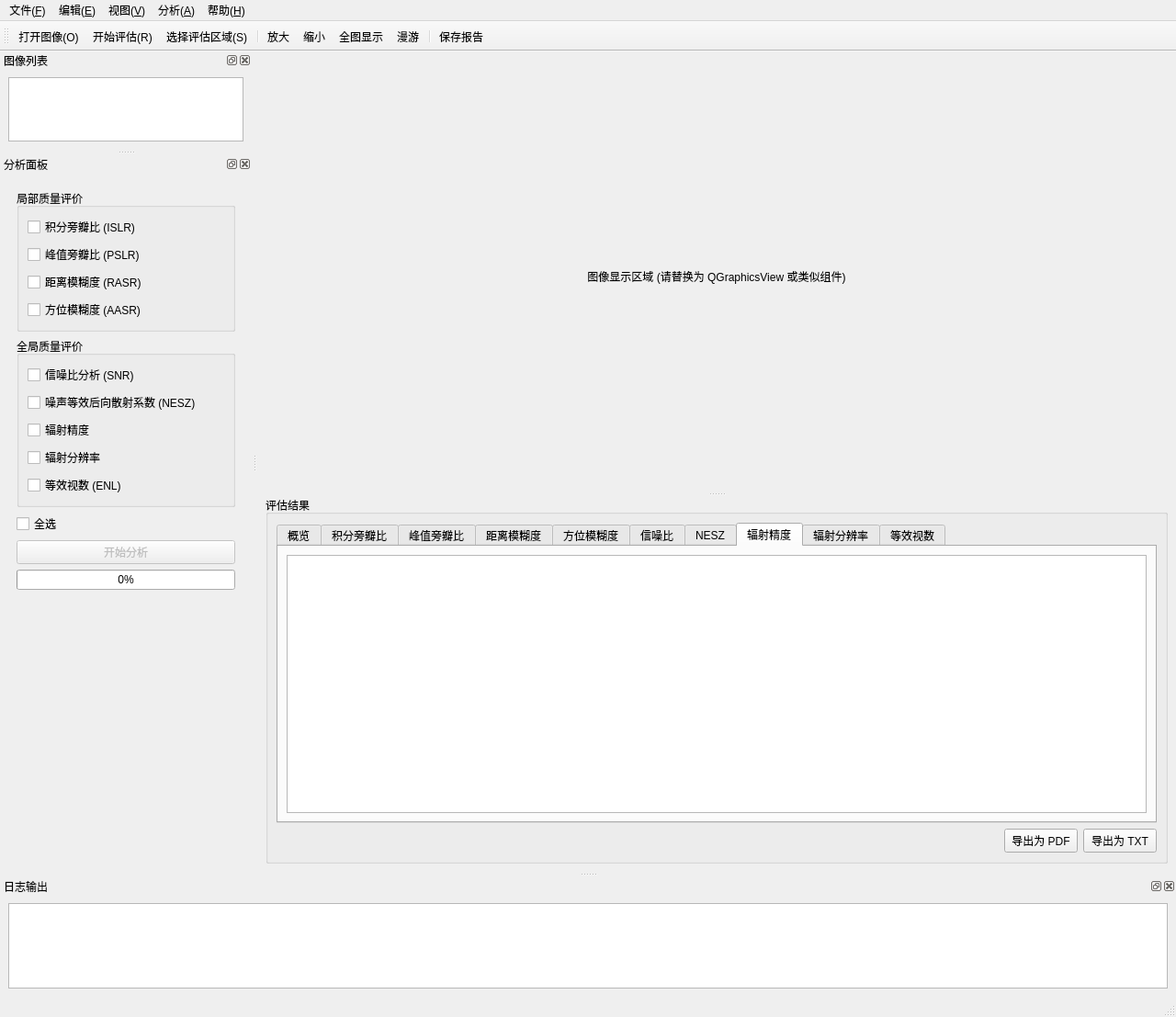
<?xml version="1.0" encoding="UTF-8"?>
<ui version="4.0">
 <class>MainWindow</class>
 <widget class="QMainWindow" name="MainWindow">
  <property name="geometry">
   <rect>
    <x>0</x>
    <y>0</y>
    <width>1280</width>
    <height>1107</height>
   </rect>
  </property>
  <property name="maximumSize">
   <size>
    <width>16777215</width>
    <height>16777215</height>
   </size>
  </property>
  <property name="windowTitle">
   <string>SAR图像质量评估工具</string>
  </property>
  <widget class="QWidget" name="centralwidget">
   <layout class="QHBoxLayout" name="horizontalLayout_centralwidget">
    <item>
     <widget class="QSplitter" name="splitter_main">
      <property name="orientation">
       <enum>Qt::Orientation::Vertical</enum>
      </property>
      <widget class="QWidget" name="imageDisplayWidgetPlaceholder" native="true">
       <property name="sizePolicy">
        <sizepolicy hsizetype="Expanding" vsizetype="Expanding">
         <horstretch>0</horstretch>
         <verstretch>3</verstretch>
        </sizepolicy>
       </property>
       <layout class="QVBoxLayout" name="verticalLayout_image_display">
        <item>
         <widget class="QLabel" name="imageDisplayLabel">
          <property name="acceptDrops">
           <bool>true</bool>
          </property>
          <property name="text">
           <string>图像显示区域 (请替换为 QGraphicsView 或类似组件)</string>
          </property>
          <property name="alignment">
           <set>Qt::AlignmentFlag::AlignCenter</set>
          </property>
         </widget>
        </item>
       </layout>
      </widget>
      <widget class="QGroupBox" name="groupBox_results">
       <property name="sizePolicy">
        <sizepolicy hsizetype="MinimumExpanding" vsizetype="MinimumExpanding">
         <horstretch>0</horstretch>
         <verstretch>1</verstretch>
        </sizepolicy>
       </property>
       <property name="maximumSize">
        <size>
         <width>16777215</width>
         <height>400</height>
        </size>
       </property>
       <property name="title">
        <string>评估结果</string>
       </property>
       <layout class="QVBoxLayout" name="verticalLayout_results">
        <item>
         <widget class="QTabWidget" name="resultsTabWidget">
          <property name="currentIndex">
           <number>7</number>
          </property>
          <widget class="QWidget" name="tabOverview">
           <attribute name="title">
            <string>概览</string>
           </attribute>
           <layout class="QVBoxLayout" name="verticalLayout_overview">
            <item>
             <widget class="QTextEdit" name="overviewResultsTextEdit">
              <property name="readOnly">
               <bool>true</bool>
              </property>
             </widget>
            </item>
           </layout>
          </widget>
          <widget class="QWidget" name="tabISLR">
           <attribute name="title">
            <string>积分旁瓣比</string>
           </attribute>
           <layout class="QVBoxLayout" name="verticalLayout_ISLR">
            <item>
             <widget class="QTextEdit" name="ISLRResultsTextEdit">
              <property name="readOnly">
               <bool>true</bool>
              </property>
             </widget>
            </item>
           </layout>
          </widget>
          <widget class="QWidget" name="tabPSLR">
           <attribute name="title">
            <string>峰值旁瓣比</string>
           </attribute>
           <layout class="QVBoxLayout" name="verticalLayout_PSLR">
            <item>
             <widget class="QTextEdit" name="PSLRResultsTextEdit">
              <property name="readOnly">
               <bool>true</bool>
              </property>
             </widget>
            </item>
           </layout>
          </widget>
          <widget class="QWidget" name="tabRASR">
           <attribute name="title">
            <string>距离模糊度</string>
           </attribute>
           <layout class="QVBoxLayout" name="verticalLayout_RASR">
            <item>
             <widget class="QTextEdit" name="RASRResultsTextEdit">
              <property name="readOnly">
               <bool>true</bool>
              </property>
             </widget>
            </item>
           </layout>
          </widget>
          <widget class="QWidget" name="tabAASR">
           <attribute name="title">
            <string>方位模糊度</string>
           </attribute>
           <layout class="QVBoxLayout" name="verticalLayout_AASR">
            <item>
             <widget class="QTextEdit" name="AASRResultsTextEdit">
              <property name="readOnly">
               <bool>true</bool>
              </property>
             </widget>
            </item>
           </layout>
          </widget>
          <widget class="QWidget" name="tabSNR">
           <attribute name="title">
            <string>信噪比</string>
           </attribute>
           <layout class="QVBoxLayout" name="verticalLayout_SNR">
            <item>
             <widget class="QTextEdit" name="SNRResultsTextEdit">
              <property name="readOnly">
               <bool>true</bool>
              </property>
             </widget>
            </item>
           </layout>
          </widget>
          <widget class="QWidget" name="tabNESZ">
           <attribute name="title">
            <string>NESZ</string>
           </attribute>
           <layout class="QVBoxLayout" name="verticalLayout_NESZ">
            <item>
             <widget class="QTextEdit" name="NESZResultsTextEdit">
              <property name="readOnly">
               <bool>true</bool>
              </property>
             </widget>
            </item>
           </layout>
          </widget>
          <widget class="QWidget" name="tabRadAccuracy">
           <attribute name="title">
            <string>辐射精度</string>
           </attribute>
           <layout class="QVBoxLayout" name="verticalLayout_RadAccuracy">
            <item>
             <widget class="QTextEdit" name="RadAccuracyResultsTextEdit">
              <property name="readOnly">
               <bool>true</bool>
              </property>
             </widget>
            </item>
           </layout>
          </widget>
          <widget class="QWidget" name="tabRadResolution">
           <attribute name="title">
            <string>辐射分辨率</string>
           </attribute>
           <layout class="QVBoxLayout" name="verticalLayout_RadResolution">
            <item>
             <widget class="QTextEdit" name="RadResolutionResultsTextEdit">
              <property name="readOnly">
               <bool>true</bool>
              </property>
             </widget>
            </item>
           </layout>
          </widget>
          <widget class="QWidget" name="tabENL">
           <attribute name="title">
            <string>等效视数</string>
           </attribute>
           <layout class="QVBoxLayout" name="verticalLayout_ENL">
            <item>
             <widget class="QTextEdit" name="ENLResultsTextEdit">
              <property name="readOnly">
               <bool>true</bool>
              </property>
             </widget>
            </item>
           </layout>
          </widget>
         </widget>
        </item>
        <item>
         <layout class="QHBoxLayout" name="horizontalLayout_export_buttons">
          <item>
           <spacer name="horizontalSpacer_export">
            <property name="orientation">
             <enum>Qt::Orientation::Horizontal</enum>
            </property>
            <property name="sizeHint" stdset="0">
             <size>
              <width>40</width>
              <height>20</height>
             </size>
            </property>
           </spacer>
          </item>
          <item>
           <widget class="QPushButton" name="pushButton_exportPDF">
            <property name="text">
             <string>导出为 PDF</string>
            </property>
           </widget>
          </item>
          <item>
           <widget class="QPushButton" name="pushButton_exportTXT">
            <property name="text">
             <string>导出为 TXT</string>
            </property>
           </widget>
          </item>
         </layout>
        </item>
       </layout>
      </widget>
     </widget>
    </item>
   </layout>
  </widget>
  <widget class="QMenuBar" name="menuBar">
   <property name="geometry">
    <rect>
     <x>0</x>
     <y>0</y>
     <width>1280</width>
     <height>29</height>
    </rect>
   </property>
   <widget class="QMenu" name="menuFile">
    <property name="title">
     <string>文件(&amp;F)</string>
    </property>
    <addaction name="actionOpenImage"/>
    <addaction name="actionCloseImage"/>
    <addaction name="separator"/>
    <addaction name="actionExportPDF"/>
    <addaction name="actionExportTXT"/>
    <addaction name="separator"/>
    <addaction name="actionExit"/>
   </widget>
   <widget class="QMenu" name="menuEdit">
    <property name="title">
     <string>编辑(&amp;E)</string>
    </property>
    <addaction name="actionUndo"/>
   </widget>
   <widget class="QMenu" name="menuView">
    <property name="title">
     <string>视图(&amp;V)</string>
    </property>
    <addaction name="actionToggleToolBar"/>
    <addaction name="actionToggleStatusBar"/>
    <addaction name="actionToggleLogWindow"/>
    <addaction name="actionToggleImageList"/>
    <addaction name="separator"/>
    <addaction name="actionZoomIn"/>
    <addaction name="actionZoomOut"/>
    <addaction name="actionFitToWindow"/>
    <addaction name="actionPan"/>
    <addaction name="separator"/>
    <addaction name="actionFullScreen"/>
   </widget>
   <widget class="QMenu" name="menuAnalysis">
    <property name="title">
     <string>分析(&amp;A)</string>
    </property>
    <addaction name="actionStartAssessment"/>
    <addaction name="actionSelectAssessmentRegion"/>
    <addaction name="separator"/>
    <addaction name="actionISLR"/>
    <addaction name="actionPSLR"/>
    <addaction name="actionRangeResolution"/>
    <addaction name="actionAzimuthResolution"/>
    <addaction name="separator"/>
    <addaction name="actionNESZ"/>
    <addaction name="actionRadiometricResolution"/>
    <addaction name="actionENL"/>
   </widget>
   <widget class="QMenu" name="menuHelp">
    <property name="title">
     <string>帮助(&amp;H)</string>
    </property>
    <addaction name="actionViewHelp"/>
    <addaction name="actionAbout"/>
   </widget>
   <addaction name="menuFile"/>
   <addaction name="menuEdit"/>
   <addaction name="menuView"/>
   <addaction name="menuAnalysis"/>
   <addaction name="menuHelp"/>
  </widget>
  <widget class="QStatusBar" name="statusbar"/>
  <widget class="QToolBar" name="toolBar">
   <property name="windowTitle">
    <string>工具栏</string>
   </property>
   <attribute name="toolBarArea">
    <enum>TopToolBarArea</enum>
   </attribute>
   <attribute name="toolBarBreak">
    <bool>false</bool>
   </attribute>
   <addaction name="actionOpenImage"/>
   <addaction name="actionStartAssessment"/>
   <addaction name="actionSelectAssessmentRegion"/>
   <addaction name="separator"/>
   <addaction name="actionZoomIn"/>
   <addaction name="actionZoomOut"/>
   <addaction name="actionFitToWindow"/>
   <addaction name="actionPan"/>
   <addaction name="separator"/>
   <addaction name="actionSaveReport_toolbar"/>
  </widget>
  <widget class="QDockWidget" name="dockWidget_logOutput">
   <property name="maximumSize">
    <size>
     <width>524287</width>
     <height>250</height>
    </size>
   </property>
   <property name="windowTitle">
    <string>日志输出</string>
   </property>
   <attribute name="dockWidgetArea">
    <number>8</number>
   </attribute>
   <widget class="QWidget" name="dockWidgetContents_log">
    <layout class="QVBoxLayout" name="verticalLayout_log">
     <item>
      <widget class="QTextEdit" name="logTextEdit">
       <property name="readOnly">
        <bool>true</bool>
       </property>
      </widget>
     </item>
    </layout>
   </widget>
  </widget>
  <widget class="QDockWidget" name="dockWidget_imageList">
   <property name="maximumSize">
    <size>
     <width>524287</width>
     <height>200</height>
    </size>
   </property>
   <property name="windowTitle">
    <string>图像列表</string>
   </property>
   <attribute name="dockWidgetArea">
    <number>1</number>
   </attribute>
   <widget class="QWidget" name="dockWidgetContents_imageList">
    <layout class="QVBoxLayout" name="verticalLayout_imageList">
     <item>
      <widget class="QListWidget" name="imageListWidget">
       <property name="dragEnabled">
        <bool>false</bool>
       </property>
       <property name="dragDropMode">
        <enum>QAbstractItemView::DragDropMode::NoDragDrop</enum>
       </property>
       <property name="selectionMode">
        <enum>QAbstractItemView::SelectionMode::SingleSelection</enum>
       </property>
      </widget>
     </item>
    </layout>
   </widget>
  </widget>
  <widget class="QDockWidget" name="dockWidget_analysis">
   <property name="sizePolicy">
    <sizepolicy hsizetype="MinimumExpanding" vsizetype="MinimumExpanding">
     <horstretch>0</horstretch>
     <verstretch>0</verstretch>
    </sizepolicy>
   </property>
   <property name="minimumSize">
    <size>
     <width>268</width>
     <height>780</height>
    </size>
   </property>
   <property name="windowTitle">
    <string>分析面板</string>
   </property>
   <attribute name="dockWidgetArea">
    <number>1</number>
   </attribute>
   <widget class="QWidget" name="dockWidgetContents_analysis">
    <layout class="QVBoxLayout" name="verticalLayout_analysis">
     <item>
      <widget class="QWidget" name="analysisPanel" native="true">
       <property name="sizePolicy">
        <sizepolicy hsizetype="Maximum" vsizetype="Preferred">
         <horstretch>0</horstretch>
         <verstretch>0</verstretch>
        </sizepolicy>
       </property>
       <property name="minimumSize">
        <size>
         <width>250</width>
         <height>0</height>
        </size>
       </property>
       <property name="maximumSize">
        <size>
         <width>350</width>
         <height>16777215</height>
        </size>
       </property>
       <layout class="QVBoxLayout" name="verticalLayout_analysisPanel">
        <item>
         <widget class="QGroupBox" name="localQualityBox">
          <property name="title">
           <string>局部质量评价</string>
          </property>
          <layout class="QVBoxLayout" name="verticalLayout_localQuality">
           <item>
            <widget class="QCheckBox" name="checkBoxISLR">
             <property name="text">
              <string>积分旁瓣比 (ISLR)</string>
             </property>
            </widget>
           </item>
           <item>
            <widget class="QCheckBox" name="checkBoxPSLR">
             <property name="text">
              <string>峰值旁瓣比 (PSLR)</string>
             </property>
            </widget>
           </item>
           <item>
            <widget class="QCheckBox" name="checkBoxRASR">
             <property name="text">
              <string>距离模糊度 (RASR)</string>
             </property>
            </widget>
           </item>
           <item>
            <widget class="QCheckBox" name="checkBoxAASR">
             <property name="text">
              <string>方位模糊度 (AASR)</string>
             </property>
            </widget>
           </item>
          </layout>
         </widget>
        </item>
        <item>
         <widget class="QGroupBox" name="globalQualityBox">
          <property name="title">
           <string>全局质量评价</string>
          </property>
          <layout class="QVBoxLayout" name="verticalLayout_globalQuality">
           <item>
            <widget class="QCheckBox" name="checkBoxSNR">
             <property name="text">
              <string>信噪比分析 (SNR)</string>
             </property>
            </widget>
           </item>
           <item>
            <widget class="QCheckBox" name="checkBoxNESZ">
             <property name="text">
              <string>噪声等效后向散射系数 (NESZ)</string>
             </property>
            </widget>
           </item>
           <item>
            <widget class="QCheckBox" name="checkBoxRadiometricAccuracy">
             <property name="text">
              <string>辐射精度</string>
             </property>
            </widget>
           </item>
           <item>
            <widget class="QCheckBox" name="checkBoxRadiometricResolution">
             <property name="text">
              <string>辐射分辨率</string>
             </property>
            </widget>
           </item>
           <item>
            <widget class="QCheckBox" name="checkBoxENL">
             <property name="text">
              <string>等效视数 (ENL)</string>
             </property>
            </widget>
           </item>
          </layout>
         </widget>
        </item>
        <item>
         <widget class="QCheckBox" name="checkBoxSelectAll">
          <property name="text">
           <string>全选</string>
          </property>
         </widget>
        </item>
        <item>
         <widget class="QPushButton" name="startAnalysisButton">
          <property name="enabled">
           <bool>false</bool>
          </property>
          <property name="text">
           <string>开始分析</string>
          </property>
         </widget>
        </item>
        <item>
         <widget class="QProgressBar" name="analysisProgressBar">
          <property name="value">
           <number>0</number>
          </property>
         </widget>
        </item>
        <item>
         <spacer name="verticalSpacer">
          <property name="orientation">
           <enum>Qt::Orientation::Vertical</enum>
          </property>
          <property name="sizeHint" stdset="0">
           <size>
            <width>20</width>
            <height>40</height>
           </size>
          </property>
         </spacer>
        </item>
       </layout>
      </widget>
     </item>
    </layout>
   </widget>
  </widget>
  <action name="actionOpenImage">
   <property name="icon">
    <iconset theme="document-open"/>
   </property>
   <property name="text">
    <string>打开图像(O)...</string>
   </property>
   <property name="shortcut">
    <string>Ctrl+O</string>
   </property>
  </action>
  <action name="actionCloseImage">
   <property name="text">
    <string>关闭图像(C)</string>
   </property>
  </action>
  <action name="actionExportPDF">
   <property name="text">
    <string>导出为 PDF (.pdf)</string>
   </property>
  </action>
  <action name="actionExportTXT">
   <property name="text">
    <string>导出为 文本文件 (.txt)</string>
   </property>
  </action>
  <action name="actionPrintPreview">
   <property name="text">
    <string>打印预览(V)...</string>
   </property>
  </action>
  <action name="actionPrint">
   <property name="icon">
    <iconset theme="document-print"/>
   </property>
   <property name="text">
    <string>打印(P)...</string>
   </property>
   <property name="shortcut">
    <string>Ctrl+P</string>
   </property>
  </action>
  <action name="actionRecentFiles">
   <property name="text">
    <string>最近打开的文件</string>
   </property>
  </action>
  <action name="actionExit">
   <property name="text">
    <string>退出(X)</string>
   </property>
   <property name="shortcut">
    <string>Alt+F4</string>
   </property>
  </action>
  <action name="actionUndo">
   <property name="text">
    <string>撤销(U)</string>
   </property>
  </action>
  <action name="actionParameterSettings">
   <property name="text">
    <string>参数设置(P)...</string>
   </property>
  </action>
  <action name="actionToggleToolBar">
   <property name="checkable">
    <bool>true</bool>
   </property>
   <property name="checked">
    <bool>true</bool>
   </property>
   <property name="text">
    <string>工具栏</string>
   </property>
  </action>
  <action name="actionToggleStatusBar">
   <property name="checkable">
    <bool>true</bool>
   </property>
   <property name="checked">
    <bool>true</bool>
   </property>
   <property name="text">
    <string>状态栏</string>
   </property>
  </action>
  <action name="actionToggleLogWindow">
   <property name="checkable">
    <bool>true</bool>
   </property>
   <property name="checked">
    <bool>true</bool>
   </property>
   <property name="text">
    <string>日志窗口</string>
   </property>
  </action>
  <action name="actionFullScreen">
   <property name="text">
    <string>全屏显示(F)</string>
   </property>
   <property name="shortcut">
    <string>F11</string>
   </property>
  </action>
  <action name="actionStartAssessment">
   <property name="icon">
    <iconset theme="media-playback-start"/>
   </property>
   <property name="text">
    <string>开始评估(R)</string>
   </property>
   <property name="shortcut">
    <string>F5</string>
   </property>
  </action>
  <action name="actionSelectAssessmentRegion">
   <property name="icon">
    <iconset theme="draw-rectangle"/>
   </property>
   <property name="text">
    <string>选择评估区域(S)...</string>
   </property>
  </action>
  <action name="actionViewHelp">
   <property name="text">
    <string>查看帮助(H)</string>
   </property>
  </action>
  <action name="actionAbout">
   <property name="text">
    <string>关于(A)...</string>
   </property>
  </action>
  <action name="actionZoomIn">
   <property name="icon">
    <iconset theme="zoom-in"/>
   </property>
   <property name="text">
    <string>放大</string>
   </property>
  </action>
  <action name="actionZoomOut">
   <property name="icon">
    <iconset theme="zoom-out"/>
   </property>
   <property name="text">
    <string>缩小</string>
   </property>
  </action>
  <action name="actionFitToWindow">
   <property name="icon">
    <iconset theme="zoom-fit-best"/>
   </property>
   <property name="text">
    <string>全图显示</string>
   </property>
  </action>
  <action name="actionPan">
   <property name="checkable">
    <bool>true</bool>
   </property>
   <property name="icon">
    <iconset theme="transform-move"/>
   </property>
   <property name="text">
    <string>漫游</string>
   </property>
  </action>
  <action name="actionSaveReport_toolbar">
   <property name="icon">
    <iconset theme="document-save"/>
   </property>
   <property name="text">
    <string>保存报告</string>
   </property>
   <property name="toolTip">
    <string>保存评估报告</string>
   </property>
  </action>
  <action name="actionToggleImageList">
   <property name="checkable">
    <bool>true</bool>
   </property>
   <property name="checked">
    <bool>true</bool>
   </property>
   <property name="text">
    <string>图像列表</string>
   </property>
  </action>
  <action name="actionISLR">
   <property name="text">
    <string>积分旁瓣比 (ISLR)</string>
   </property>
  </action>
  <action name="actionPSLR">
   <property name="text">
    <string>峰值旁瓣比 (PSLR)</string>
   </property>
  </action>
  <action name="actionRangeResolution">
   <property name="text">
    <string>距离模糊度</string>
   </property>
  </action>
  <action name="actionAzimuthResolution">
   <property name="text">
    <string>方位模糊度</string>
   </property>
  </action>
  <action name="actionNESZ">
   <property name="text">
    <string>噪声等效后向散射系数 (NESZ)</string>
   </property>
  </action>
  <action name="actionRadiometricResolution">
   <property name="text">
    <string>辐射分辨率</string>
   </property>
  </action>
  <action name="actionENL">
   <property name="text">
    <string>等效视数 (ENL)</string>
   </property>
  </action>
 </widget>
 <resources/>
 <connections>
  <connection>
   <sender>actionExit</sender>
   <signal>triggered()</signal>
   <receiver>MainWindow</receiver>
   <slot>close()</slot>
   <hints>
    <hint type="sourcelabel">
     <x>-1</x>
     <y>-1</y>
    </hint>
    <hint type="destinationlabel">
     <x>399</x>
     <y>299</y>
    </hint>
   </hints>
  </connection>
  <connection>
   <sender>actionToggleToolBar</sender>
   <signal>toggled(bool)</signal>
   <receiver>toolBar</receiver>
   <slot>setVisible(bool)</slot>
   <hints>
    <hint type="sourcelabel">
     <x>-1</x>
     <y>-1</y>
    </hint>
    <hint type="destinationlabel">
     <x>409</x>
     <y>40</y>
    </hint>
   </hints>
  </connection>
  <connection>
   <sender>actionToggleStatusBar</sender>
   <signal>toggled(bool)</signal>
   <receiver>statusbar</receiver>
   <slot>setVisible(bool)</slot>
   <hints>
    <hint type="sourcelabel">
     <x>-1</x>
     <y>-1</y>
    </hint>
    <hint type="destinationlabel">
     <x>409</x>
     <y>586</y>
    </hint>
   </hints>
  </connection>
  <connection>
   <sender>actionToggleLogWindow</sender>
   <signal>toggled(bool)</signal>
   <receiver>dockWidget_logOutput</receiver>
   <slot>setVisible(bool)</slot>
   <hints>
    <hint type="sourcelabel">
     <x>-1</x>
     <y>-1</y>
    </hint>
    <hint type="destinationlabel">
     <x>20</x>
     <y>20</y>
    </hint>
   </hints>
  </connection>
  <connection>
   <sender>actionToggleImageList</sender>
   <signal>toggled(bool)</signal>
   <receiver>dockWidget_imageList</receiver>
   <slot>setVisible(bool)</slot>
   <hints>
    <hint type="sourcelabel">
     <x>-1</x>
     <y>-1</y>
    </hint>
    <hint type="destinationlabel">
     <x>20</x>
     <y>20</y>
    </hint>
   </hints>
  </connection>
 </connections>
</ui>
